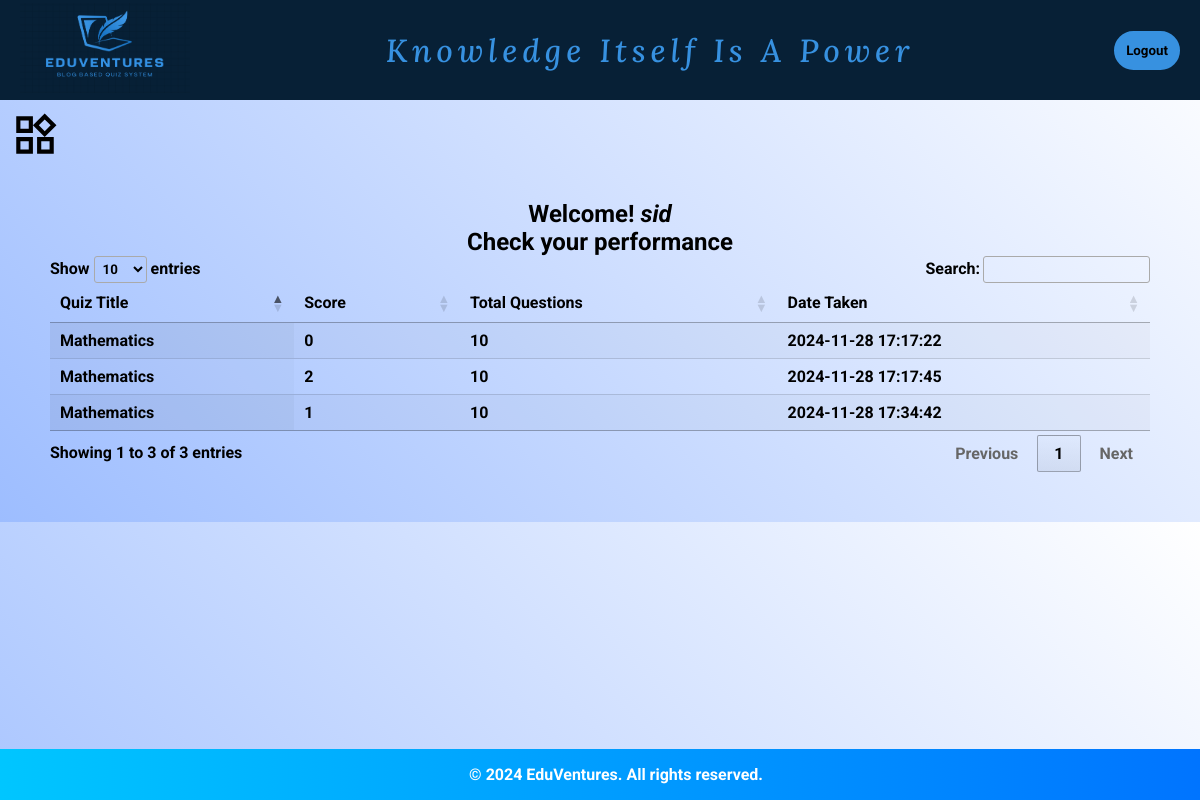
The app's page /results.php (signed in) with its own data.
### tables this page shows
CREATE TABLE `results` (
  `result_id` int(11) NOT NULL,
  `user_id` int(11) NOT NULL,
  `quiz_title` varchar(50) NOT NULL,
  `score` int(11) NOT NULL,
  `total_questions` int(11) NOT NULL,
  `quiz_date` timestamp NOT NULL DEFAULT current_timestamp()
);

### results.php (the view, shortened to what this page needs)
<?php
require "partials/_dbconnect.php";
$user_id = $_SESSION['user_id'];
$query = "SELECT * FROM results WHERE user_id = ?";
$stmt = $conn->prepare($query);
$stmt->bind_param("i", $user_id);
$stmt->execute();
$result = $stmt->get_result();
?>
<!DOCTYPE html>
<html lang="en">
<head>
    <link rel="stylesheet" href="https://cdn.datatables.net/1.13.3/css/jquery.dataTables.min.css">
    <link rel="stylesheet" href="style.css">
</head>
<body>
    <?php include 'partials/nav.php'; ?>
    <?php include 'partials/sidebar.php' ;?>
    <div class="mar">
        <h2 style="text-align: center;">Welcome! <?php echo "<i>".$_SESSION['username']."</i>" ;?> </h2>
        <h2 style="text-align: center;">Check your performance </h2>
        <table id="resultsTable" class="display">
            <thead>
                <tr>
                    <th>Quiz Title</th>
                    <th>Score</th>
                    <th>Total Questions</th>
                    <th>Date Taken</th>
                </tr>
            </thead>
            <tbody>
                <?php while ($row = $result->fetch_assoc()): ?>
                <tr>
                    <td><?php echo htmlspecialchars($row['quiz_title']); ?></td>
                    <td><?php echo htmlspecialchars($row['score']); ?></td>
                    <td><?php echo htmlspecialchars($row['total_questions']); ?></td>
                    <td><?php echo htmlspecialchars($row['quiz_date']); ?></td>
                </tr>
                <?php endwhile; ?>
            </tbody>
        </table>
    </div>
    <footer>
        <p>&copy; 2024 EduVentures. All rights reserved.</p>
    </footer>
</body>
</html>

### style.css (style rules this page uses)
* { margin: 0; padding: 0; font-family: "Roboto", sans-serif; font-weight: 700; }
body { background: linear-gradient(45deg, #9DBDFF, #FFFFFF); }
footer { background: linear-gradient(90deg, #00c6ff, #0072ff); padding: 1rem; text-align: center; color: #ffffff; font-size: 1rem; }

### results.php (style rules this page uses)
.mar { margin-top: 50px; padding: 50px; }
footer { position: fixed; bottom: 0; width: 100%; }

### records on screen
results: quiz_title "Mathematics", score "0", total_questions "10", quiz_date "2024-11-28 17:17:22"
results: quiz_title "Mathematics", score "2", total_questions "10", quiz_date "2024-11-28 17:17:45"
results: quiz_title "Mathematics", score "1", total_questions "10", quiz_date "2024-11-28 17:34:42"

### other values on screen
$_SESSION['username'] "sid"
